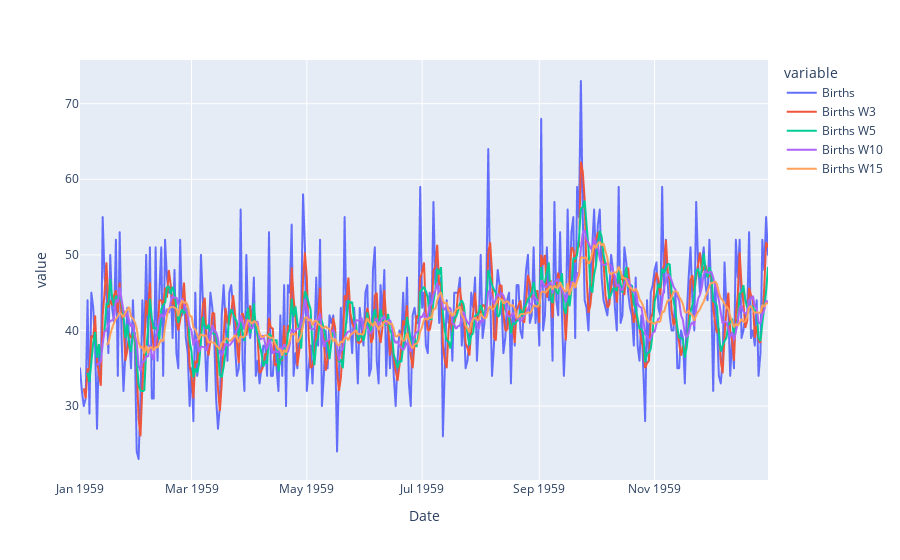

Notebook code cell kept with this figure:
### Code cell
# df.plot.line(x="Date", y=["Births", "Births W3"])
fig = px.line(df, x="Date", y=["Births", "Births W3", "Births W5", "Births W10", "Births W15"])
fig.show()

### Figure 1 — Plotly figure (JSON) as saved in the notebook; plotly's stock layout.template omitted (floating-point values rounded to 4 significant figures; data arrays with more than 128 entries replaced by an {"elided": "..."} marker saying what was removed)
{"data": [{"hovertemplate": "variable=Births<br>Date=%{x}<br>value=%{y}<extra></extra>", "legendgroup": "Births", "line": {"color": "#636efa", "dash": "solid"}, "marker": {"symbol": "circle"}, "mode": "lines", "name": "Births", "showlegend": true, "type": "scattergl", "x": {"elided": "365 str values"}, "xaxis": "x", "y": {"elided": "365 float values"}, "yaxis": "y"}, {"hovertemplate": "variable=Births W3<br>Date=%{x}<br>value=%{y}<extra></extra>", "legendgroup": "Births W3", "line": {"color": "#EF553B", "dash": "solid"}, "marker": {"symbol": "circle"}, "mode": "lines", "name": "Births W3", "showlegend": true, "type": "scattergl", "x": {"elided": "365 str values"}, "xaxis": "x", "y": {"elided": "365 float values"}, "yaxis": "y"}, {"hovertemplate": "variable=Births W5<br>Date=%{x}<br>value=%{y}<extra></extra>", "legendgroup": "Births W5", "line": {"color": "#00cc96", "dash": "solid"}, "marker": {"symbol": "circle"}, "mode": "lines", "name": "Births W5", "showlegend": true, "type": "scattergl", "x": {"elided": "365 str values"}, "xaxis": "x", "y": {"elided": "365 float values"}, "yaxis": "y"}, {"hovertemplate": "variable=Births W10<br>Date=%{x}<br>value=%{y}<extra></extra>", "legendgroup": "Births W10", "line": {"color": "#ab63fa", "dash": "solid"}, "marker": {"symbol": "circle"}, "mode": "lines", "name": "Births W10", "showlegend": true, "type": "scattergl", "x": {"elided": "365 str values"}, "xaxis": "x", "y": {"elided": "365 float values"}, "yaxis": "y"}, {"hovertemplate": "variable=Births W15<br>Date=%{x}<br>value=%{y}<extra></extra>", "legendgroup": "Births W15", "line": {"color": "#FFA15A", "dash": "solid"}, "marker": {"symbol": "circle"}, "mode": "lines", "name": "Births W15", "showlegend": true, "type": "scattergl", "x": {"elided": "365 str values"}, "xaxis": "x", "y": {"elided": "365 float values"}, "yaxis": "y"}], "layout": {"legend": {"title": {"text": "variable"}, "tracegroupgap": 0}, "margin": {"t": 60}, "xaxis": {"anchor": "y", "domain": [0, 1], "title": {"text": "Date"}}, "yaxis": {"anchor": "x", "domain": [0, 1], "title": {"text": "value"}}}}
